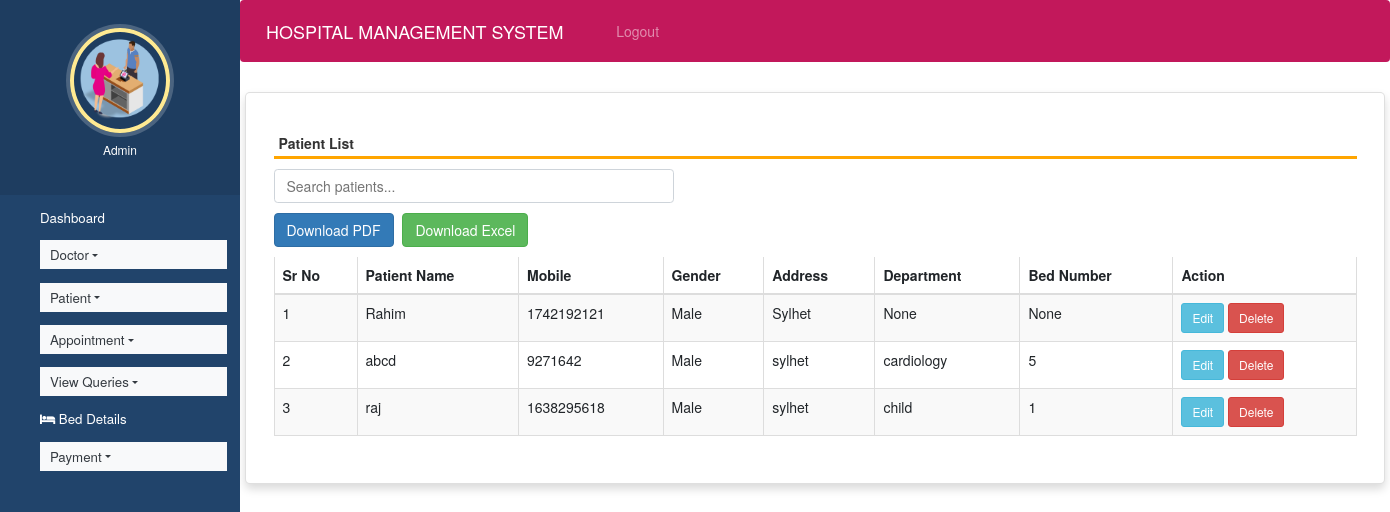
Page /view_patient on the earlier database version.
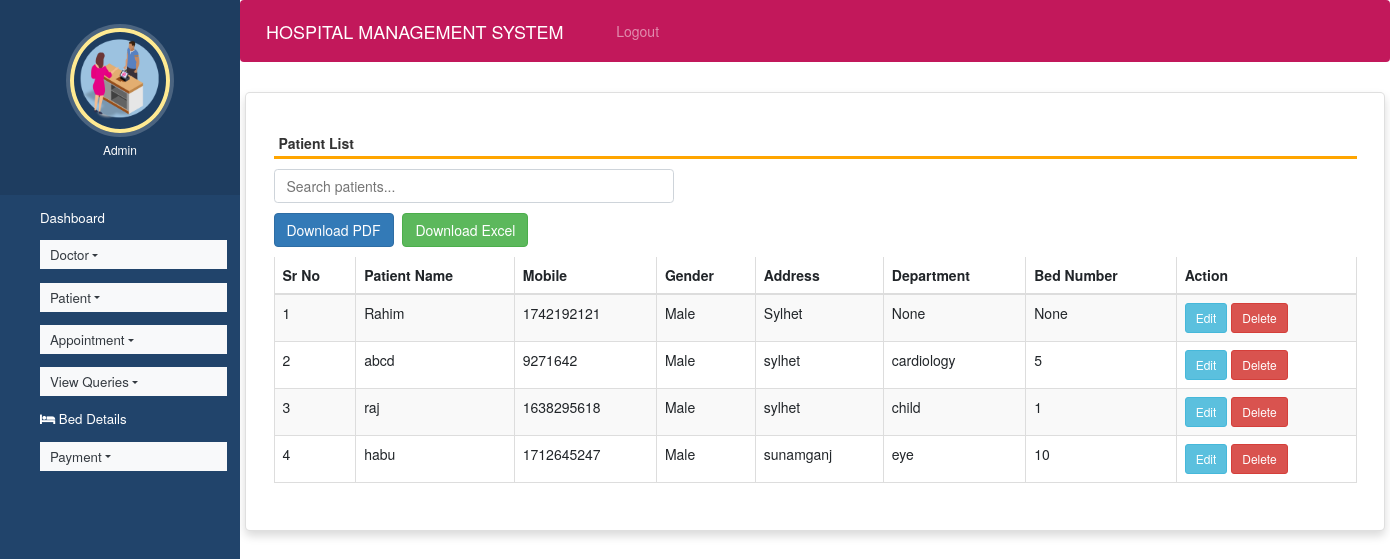
Same page on the later database version.
### hospitals/models.py (models this page shows, shortened)
class Patient(models.Model):
    name = models.CharField(max_length=50)
    gender = models.CharField(max_length=10)
    mobile = models.IntegerField(null=True)
    address = models.CharField(max_length=50)
    department = models.CharField(null=True, blank=True)
    bed_number = models.CharField(null=True, blank=True)

### hospitals/views.py (the view)
# urls.py: path('view_patient', view_patient, name='view_patient'),
def view_patient(request):
    patients = Patient.objects.all()
    return render(request, 'view_patient.html', {'patients': patients})

### hospitals/templates/view_patient.html (shortened to what this page needs)
{% extends 'admin_nav.html' %}
{% load static %}
{% block content %}
<html>
<head>
  <link rel="stylesheet" href="https://maxcdn.bootstrapcdn.com/bootstrap/3.4.1/css/bootstrap.min.css">
</head>
<body>
<div class="container card shadow">
  <div class="card-body">
    <h5 class="p-2">Patient List</h5>
    <input type="text" id="searchInput" placeholder="Search patients..." aria-label="Search patients">
    <div class="mb-3">
      <button id="downloadPdf" class="btn btn-primary btn-export">Download PDF</button>
      <button id="downloadXlsx" class="btn btn-success btn-export">Download Excel</button>
    </div>
    <div class="table-responsive">
      <table id="patientTable" class="table table-bordered table-striped">
        <thead>
          <tr>
            <th>Sr No</th>
            <th>Patient Name</th>
            <th>Mobile</th>
            <th>Gender</th>
            <th>Address</th>
            <th>Department</th>
            <th>Bed Number</th>
            <th>Action</th>
          </tr>
        </thead>
        <tbody>
          {% for p in patients %}
          <tr>
            <td>{{ forloop.counter }}</td>
            <td>{{ p.name }}</td>
            <td>{{ p.mobile }}</td>
            <td>{{ p.gender }}</td>
            <td>{{ p.address }}</td>
            <td>{{ p.department }}</td>
            <td>{{ p.bed_number }}</td>
            <td>
              <a href="{% url 'edit_patient' p.id %}" class="btn btn-sm btn-info">Edit</a>
              <a href="{% url 'delete_patient' p.id %}" class="btn btn-sm btn-danger" onclick="return confirm('Are you sure you want to delete this record?')">Delete</a>
            </td>
          </tr>
          {% empty %}
          <tr>
            <td colspan="8" class="text-center">No patient records found.</td>
          </tr>
          {% endfor %}
        </tbody>
      </table>
    </div>
  </div>
</div>
</body>
</html>
{% endblock content %}

Differences in the rows shown:
added Patient: name "habu", mobile "1712645247", gender "Male", address "sunamganj", department "eye", bed_number "10"
